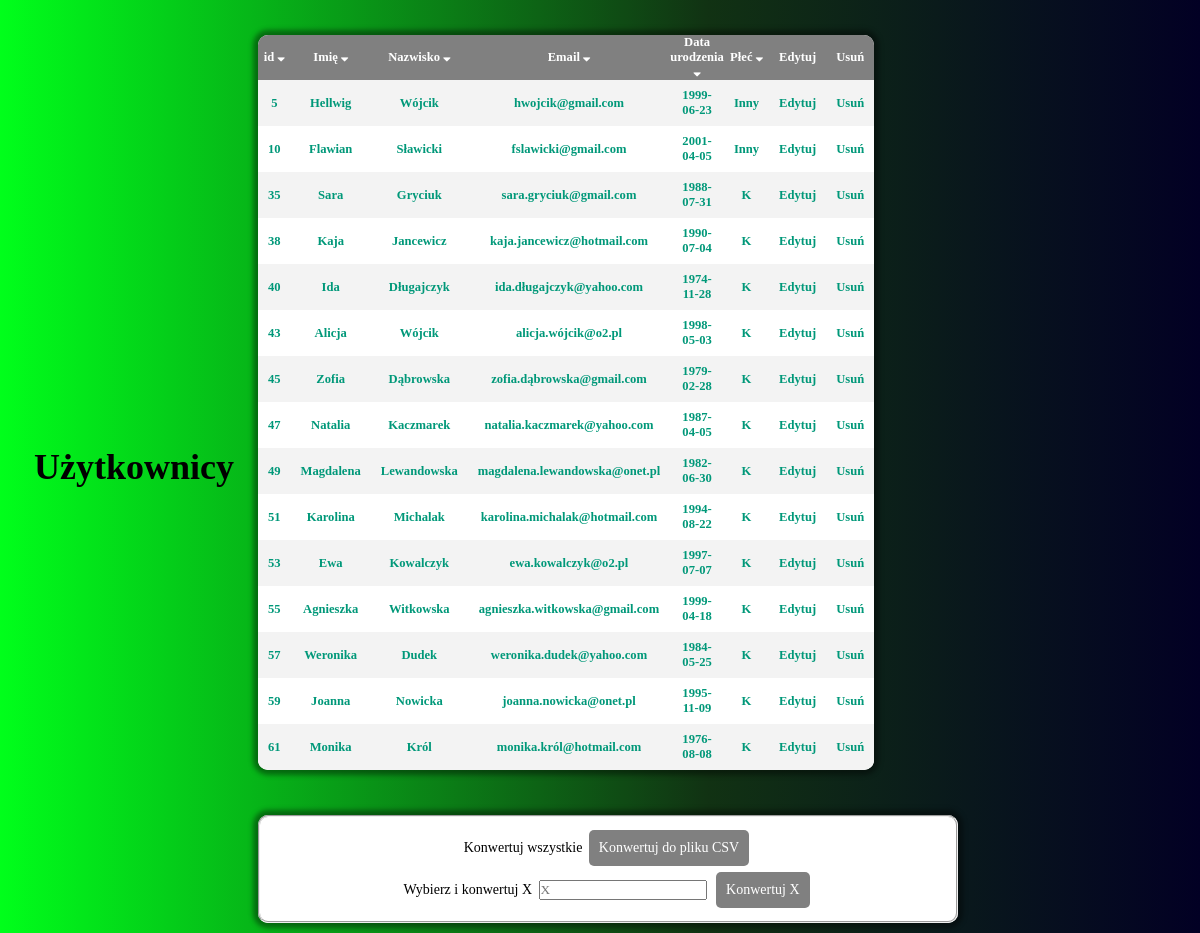
The app's page /formularz-main/sortBySexAsc.php with its own data.
### tables this page shows
CREATE TABLE `tbl_users` (
  `id` int(11) NOT NULL,
  `fldEmail` varchar(255) NOT NULL,
  `fldPhone` varchar(11) NOT NULL,
  `fldFirstName` varchar(60) NOT NULL,
  `fldLastName` varchar(60) NOT NULL,
  `fldPassword` varchar(60) NOT NULL,
  `fldBirthDate` date NOT NULL,
  `fldBirthPlace` varchar(60) NOT NULL,
  `fldWeight` int(3) NOT NULL,
  `fldHeight` int(3) NOT NULL,
  `fldSex` varchar(15) NOT NULL
);

### formularz-main/sortBySexAsc.php (the view, shortened to what this page needs)
<!DOCTYPE html>
<html>
  <head>
    <link rel="stylesheet" media="screen" href="style21.php" />
    <link rel="stylesheet" href="https://cdnjs.cloudflare.com/ajax/libs/font-awesome/4.7.0/css/font-awesome.min.css">
  </head>
  <body>
    <header>
      <section class="header">
        <a href="history.php"><h1>Użytkownicy</h1></a>
      </section>
    </header>
    <main>
      <section class="container">
      <div id="history">
        <?php
          require_once "connect.php";
          try {
            $con = new mysqli($HOSTNAME, $USERNAME, $PASSWORD, $DATABASE);
            if($con->connect_errno != 0) {
              throw new Exception(mysqli_connect_errno());
              } else {
                $sql1 = "SELECT id, fldFirstName, fldLastName, fldEmail, fldBirthDate, fldSex FROM tbl_users ORDER BY fldSex ASC LIMIT 15";
                $result = $con->query($sql1);
                if ($result->num_rows > 0) {
                  echo "<table class='mainTable'>";
                  echo "<tbody>
                  <tr>
                  <th style='padding: 2px; width: 8%;'><a href='sortByIdAsc.php'>id <i class='fa fa-sort-down'></i></th>
                  <th style='width: 16%;'><a href='sortByFirstNameAsc.php'>Imię <i class='fa fa-sort-down'></i></a></th>
                  <th style='width: 25%;'><a href='sortbyLastNameAsc.php'>Nazwisko <i class='fa fa-sort-down'></i></a></th>
                  <th><a href='sortByEmailAsc.php'>Email <i class='fa fa-sort-down'></i></a></th>
                  <th style='width: 13%;'><a href='sortByBirthDate.php'>Data urodzenia <i class='fa fa-sort-down'></i></a></th>
                  <th><a href='sortBySex.php'>Płeć <i class='fa fa-sort-down'></i></a></th>
                  <th>Edytuj</th>
                  <th>Usuń</th>
                  </tr>";
                  while ($row = $result->fetch_assoc()) {
                    echo "<tr class='active-row'>";
                    echo "<td id='ids'>" . $row["id"] . "</td>";
                    echo "<td id='firstFldName'>" . $row["fldFirstName"] . "</td>";
                    echo "<td>" . $row["fldLastName"] . "</td>";
                    echo "<td>" . $row["fldEmail"] . "</td>";
                    echo "<td>" . $row["fldBirthDate"] . "</td>";
                    echo "<td>" . $row["fldSex"] . "</td>";
                    echo "<td class='blue'>" . "<a class='btnEdit' href='edit.php?id=$row[id]'>Edytuj" ."</td>";
                    echo "<td class='red'>" . "<a class='btnDelete' href='delete.php?id=$row[id]'>Usuń" . "</td>";
                    echo "</tr>";
                    }
                    echo "</tbody></table>";
                  } else {
                      echo "Brak wyników";
                  }
              }
          } catch(Exception $e) {
            echo 'Error occured!';
          }
        ?>
      </div>
      </section>
      <section id="button">
    </section>
  <form method="post">
    <fieldset>
      <label for="csvAll">Konwertuj wszystkie</label>
        <input type="submit" id="csvAll" name="csvAll" value="Konwertuj do pliku CSV"><br>
      <label>Wybierz i konwertuj X</label>
        <input type="text" name="chooseX" id="chooseX" placeholder="X">
        <input type="submit" id="csvX" name="csvX" value="Konwertuj X">
    </fieldset>
  </form>
    </main>
  </body>
</html>

### records on screen
tbl_users: id "5", fldFirstName "Hellwig", fldLastName "Wójcik", fldEmail "hwojcik@gmail.com", fldBirthDate "1999-06-23", fldSex "Inny"
tbl_users: id "10", fldFirstName "Flawian", fldLastName "Sławicki", fldEmail "fslawicki@gmail.com", fldBirthDate "2001-04-05", fldSex "Inny"
tbl_users: id "35", fldFirstName "Sara", fldLastName "Gryciuk", fldEmail "sara.gryciuk@gmail.com", fldBirthDate "1988-07-31", fldSex "K"
tbl_users: id "38", fldFirstName "Kaja", fldLastName "Jancewicz", fldEmail "kaja.jancewicz@hotmail.com", fldBirthDate "1990-07-04", fldSex "K"
tbl_users: id "40", fldFirstName "Ida", fldLastName "Długajczyk", fldEmail "ida.długajczyk@yahoo.com", fldBirthDate "1974-11-28", fldSex "K"
tbl_users: id "43", fldFirstName "Alicja", fldLastName "Wójcik", fldEmail "alicja.wójcik@o2.pl", fldBirthDate "1998-05-03", fldSex "K"
tbl_users: id "45", fldFirstName "Zofia", fldLastName "Dąbrowska", fldEmail "zofia.dąbrowska@gmail.com", fldBirthDate "1979-02-28", fldSex "K"
tbl_users: id "47", fldFirstName "Natalia", fldLastName "Kaczmarek", fldEmail "natalia.kaczmarek@yahoo.com", fldBirthDate "1987-04-05", fldSex "K"
tbl_users: id "49", fldFirstName "Magdalena", fldLastName "Lewandowska", fldEmail "magdalena.lewandowska@onet.pl", fldBirthDate "1982-06-30", fldSex "K"
tbl_users: id "51", fldFirstName "Karolina", fldLastName "Michalak", fldEmail "karolina.michalak@hotmail.com", fldBirthDate "1994-08-22", fldSex "K"
tbl_users: id "53", fldFirstName "Ewa", fldLastName "Kowalczyk", fldEmail "ewa.kowalczyk@o2.pl", fldBirthDate "1997-07-07", fldSex "K"
tbl_users: id "55", fldFirstName "Agnieszka", fldLastName "Witkowska", fldEmail "agnieszka.witkowska@gmail.com", fldBirthDate "1999-04-18", fldSex "K"
tbl_users: id "57", fldFirstName "Weronika", fldLastName "Dudek", fldEmail "weronika.dudek@yahoo.com", fldBirthDate "1984-05-25", fldSex "K"
tbl_users: id "59", fldFirstName "Joanna", fldLastName "Nowicka", fldEmail "joanna.nowicka@onet.pl", fldBirthDate "1995-11-09", fldSex "K"
tbl_users: id "61", fldFirstName "Monika", fldLastName "Król", fldEmail "monika.król@hotmail.com", fldBirthDate "1976-08-08", fldSex "K"
